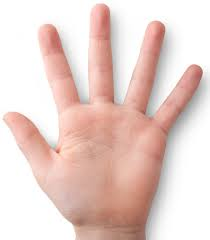
#> input picture hand.png, 210 x 240 px
$ jupyter execute --allow-errors hand.ipynb
#> lines starting #> are read from the running program, lines starting #| are printed output that depends on the picture; after the words box and inside, x2 and y2 are one past the last pixel; in counts of white or black regions, pixels touching at a corner belong together
[cell 1]
import cv2 as cv
import matplotlib.pyplot as plt
import numpy as np

plt.rcParams["figure.figsize"] = (7, 7)

# Version 1 [https://www.scilab.org/computer-vision-structural-analysis]

[cell 2]
# Loading image
S = cv.imread("hand.png", cv.IMREAD_GRAYSCALE)
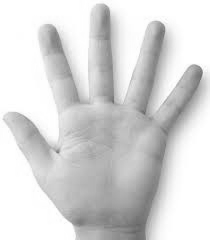
#> S: shape (240, 210); min 102, max 255, mean 215.3
plt.imshow(S, cmap='gray');

[cell 3]
# Image bluring (depending on situation)
Sb = cv.GaussianBlur(S, [35, 35], 0.1)

[cell 4]
# Convert to inverse binary
thresh, img_bw = cv.threshold(Sb, 220, 255, cv.THRESH_BINARY_INV)
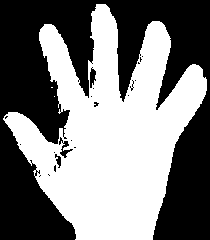
#> img_bw: shape (240, 210); 49.3% white; 3 white regions (2 under 20 px)
plt.imshow(img_bw, cmap='gray');

[cell 5]
# Find contours
contours, hierarchy = cv.findContours(img_bw, cv.RETR_TREE, cv.CHAIN_APPROX_SIMPLE)
#> contours = 39 contours, 33 with area under 20; largest, box (x1, y1, x2, y2) and area: (3, 4, 207, 240) 24584, (59, 140, 74, 159) 111, (89, 67, 97, 89) 106, (54, 153, 62, 169) 64, (58, 136, 64, 146) 27, (93, 101, 100, 108) 24

#> (a cell that did not finish here is left out)

[cell 7]
# Find the convex hull
hull = []  # create hull array for convex hull points
for i in range(len(contours)):  # calculate points for each contour
    hull.append(cv.convexHull(contours[i], False))  # creating convex hull object for each contour
#> this loop made 39 passes
#> after the loop, hull = 39 contours, 33 with area under 20; largest, box (x1, y1, x2, y2) and area: (3, 4, 207, 240) 33976, (59, 140, 74, 159) 154, (89, 67, 97, 89) 117, (54, 153, 62, 169) 74, (58, 136, 64, 146) 30, (93, 101, 100, 108) 27

[cell 8]
# Show the image, contour of the largest component, and the convex hull of it
Sb = cv.cvtColor(Sb, cv.COLOR_BGR2RGB)
#> (the rest of this cell did not finish here and is left out)

[cell 9]
# # Draw the Convex Hull
# thresh = img_bw

# # create an empty black image
# drawing = np.zeros((thresh.shape[0], thresh.shape[1], 3), np.uint8)

# # draw contours and hull points
# for i in range(len(contours)):
#     color_contours = (0, 255, 0) # green - color for contours
#     color = (255, 0, 0) # blue - color for convex hull
#     # draw ith contour
#     cv.drawContours(drawing, contours, i, color_contours, 1, 8, hierarchy)
#     # draw ith convex hull object
#     cv.drawContours(drawing, hull, i, color, 1, 8)
# plt.imshow(drawing);

#> (a cell that did not finish here is left out)

[cell 11]
# Finding convexity defects
cnt = 0
#> (the rest of this cell did not finish here and is left out)

# Version 2 [https://www.tqwba.com/x_d/jishu/253338.html]

[cell 12]
# https://www.programcreek.com/python/?project_name=lzane%2FFingers-Detection-using-OpenCV-and-Python
# https://www.intorobotics.com/9-opencv-tutorials-hand-gesture-detection-recognition/

[cell 13]
img = cv.imread("hand.png")
#> img is the input picture: shape (240, 210, 3); mean B, G, R 203.3, 209.4, 232.4
hsvim = cv.cvtColor(img, cv.COLOR_BGR2HSV)
#> hsvim: shape (240, 210, 3); mean H, S, V 15.6, 35.6, 232.7
img = cv.cvtColor(img, cv.COLOR_BGR2RGB)
lower = np.array([0, 48, 80], dtype = "uint8")
upper = np.array([20, 255, 255], dtype = "uint8")
skinRegionHSV = cv.inRange(hsvim, lower, upper)
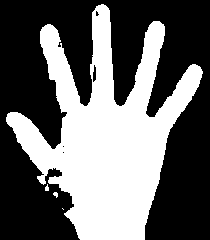
#> skinRegionHSV: shape (240, 210); 40.9% white; 4 white regions (1 under 20 px), largest, box (x1, y1, x2, y2) and area: (6, 4, 203, 240) 20550, (45, 184, 49, 191) 20, (53, 192, 58, 198) 20
blurred = cv.blur(skinRegionHSV, (2,2))
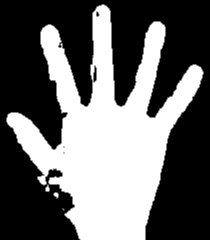
#> blurred: shape (240, 210); min 0, max 255, mean 104
ret,thresh = cv.threshold(blurred,0,255,cv.THRESH_BINARY)
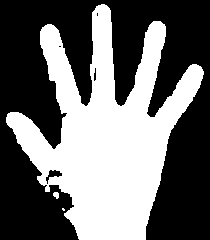
#> thresh: shape (240, 210); 42.4% white; 3 white regions (1 under 20 px)
plt.imshow(thresh, cmap='gray');

[cell 14]
contours, hierarchy = cv.findContours(thresh, cv.RETR_TREE, cv.CHAIN_APPROX_SIMPLE)
#> contours = 7 contours, 3 with area under 20; largest, box (x1, y1, x2, y2) and area: (6, 4, 204, 240) 20870, (45, 169, 63, 185) 112, (93, 67, 97, 82) 33, (53, 192, 59, 199) 22
contours = max(contours, key=lambda x: cv.contourArea(x))
#> contours = contour of 510 points, box (x1, y1, x2, y2) (6, 4, 204, 240), area 20870
cv.drawContours(img, [contours], -1, (255,255,0), 2)
plt.imshow(img);

[cell 15]
hull = cv.convexHull(contours)
#> hull = contour of 23 points, box (x1, y1, x2, y2) (6, 4, 204, 240), area 32295
cv.drawContours(img, [hull], -1, (0, 255, 255), 2)
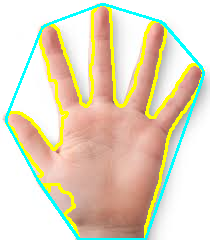
#> img: shape (240, 210, 3); mean R, G, B 226.9, 215.7, 192
plt.imshow(img);

[cell 16]
hull = cv.convexHull(contours, returnPoints=False)
#> hull = 23 values, max 509 at index 0, min 0 at index 22, mean 227.6
defects = cv.convexityDefects(contours, hull)
#> defects = 18 rows, first 6: [0, 2, 1, 162], [2, 75, 27, 23157], [75, 77, 76, 114], [77, 79, 78, 142], [79, 83, 80, 114], [83, 157, 126, 15494]

[cell 17]
if defects is not None:
    cnt = 0
    for i in range(defects.shape[0]): # calculate the angle
        s, e, f, d = defects[i][0]
        start = tuple(contours[s][0])
        end = tuple(contours[e][0])
        far = tuple(contours[f][0])
        a = np.sqrt((end[0] - start[0]) ** 2 + (end[1] - start[1]) ** 2)
        b = np.sqrt((far[0] - start[0]) ** 2 + (far[1] - start[1]) ** 2)
        c = np.sqrt((end[0] - far[0]) ** 2 + (end[1] - far[1]) ** 2)
        angle = np.arccos((b ** 2 + c ** 2 - a ** 2) / (2 * b * c)) # cosine theorem
        if angle <= np.pi / 2: # angle less than 90 degree, treat as fingers
            cnt += 1
            cv.circle(img, start, 3, [255, 0, 0], 2)
            cv.circle(img, end, 3, [0, 255, 0], 2)
            cv.circle(img, far, 4, [0, 0, 255], -1)
#> this loop made 18 passes
#> (s, e, f, d, start, end, far, a) on passes 1 to 11: (0, 2, 1, 162, (101, 4), (98, 5), (100, 5), 3.16), (2, 75, 27, 23157, (98, 5), (47, 24), (86, 106), 54.42), (75, 77, 76, 114, (47, 24), (45, 25), (46, 25), 2.24), (77, 79, 78, 142, (45, 25), (42, 27), (43, 27), 3.61), (79, 83, 80, 114, (42, 27), (40, 31), (42, 28), 4.47), (83, 157, 126, 15494, (40, 31), (7, 114), (61, 142), 89.32), (157, 159, 158, 162, (7, 114), (6, 117), (7, 116), 3.16), (160, 162, 161, 114, (6, 122), (7, 124), (7, 123), 2.24), (162, 192, 188, 1859, (7, 124), (37, 179), (42, 173), 62.65), (192, 203, 201, 1278, (37, 179), (45, 191), (47, 185), 14.42), (203, 254, 220, 4797, (45, 191), (78, 238), (70, 194), 57.43)
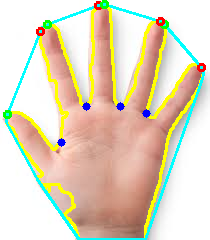
#> img: shape (240, 210, 3); 1.26% of pixels changed, all inside (x1, y1, x2, y2) = (3, 0, 206, 147)
#> after the loop, cnt = 4
    if cnt > 0:
        cnt = cnt+1
#> cnt = 5
        cv.putText(img, str(cnt), (0, 50), cv.FONT_HERSHEY_SIMPLEX, 1, (255, 0, 0), 2, cv.LINE_AA)
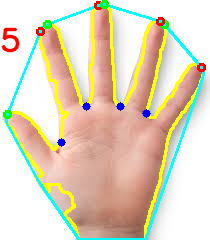
#> img: shape (240, 210, 3); 0.56% of pixels changed, all inside (x1, y1, x2, y2) = (1, 27, 20, 53)
plt.imshow(img);
